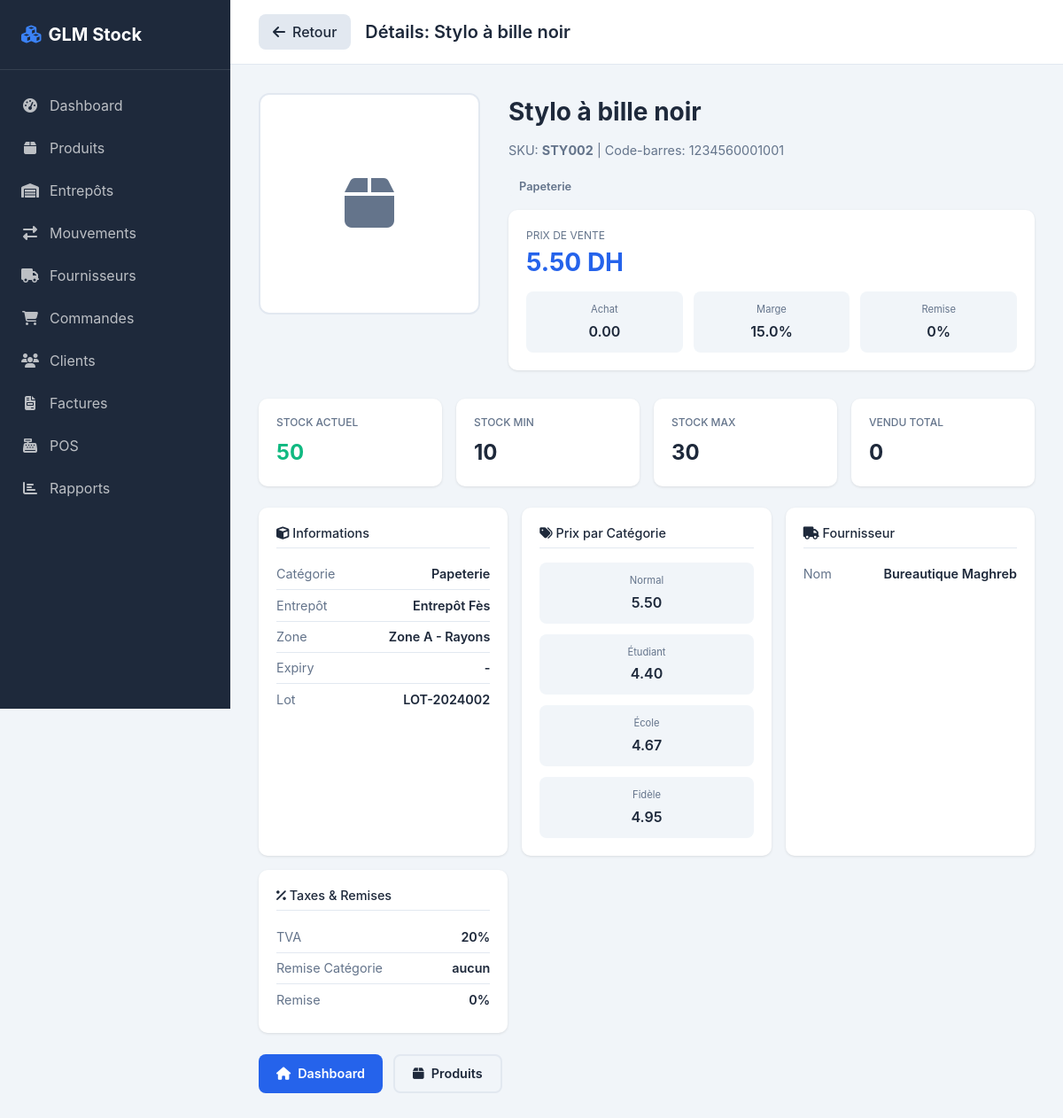
The app's page /product/94 with its own data.
### tables this page shows
CREATE TABLE products (
            id INTEGER PRIMARY KEY AUTOINCREMENT,
            name TEXT NOT NULL,
            name_ar TEXT,
            description TEXT,
            sku TEXT UNIQUE,
            barcode TEXT,
            image_url TEXT,
            quantity INTEGER DEFAULT 0,
            min_quantity INTEGER DEFAULT 5,
            max_quantity INTEGER DEFAULT 100,
            price REAL DEFAULT 0,
            purchase_price_avg REAL DEFAULT 0,
            total_purchase_qty INTEGER DEFAULT 0,
            margin_percent REAL DEFAULT 15,
            discount_category TEXT DEFAULT 'aucun',
            discount_rate REAL DEFAULT 0,
            tax_category TEXT DEFAULT '20',
            lot_number TEXT,
            serial_number TEXT,
            expiry_date DATE,
            supplier_id INTEGER,
            category TEXT DEFAULT 'Général',
            warehouse_id INTEGER DEFAULT 1,
            location_id INTEGER DEFAULT 1,
            created_at TIMESTAMP DEFAULT CURRENT_TIMESTAMP
        , total_sold_qty INTEGER DEFAULT 0, price_base REAL DEFAULT 0, price_student REAL DEFAULT 0, price_school REAL DEFAULT 0, price_loyal REAL DEFAULT 0, is_deleted INTEGER DEFAULT 0, deleted_at TIMESTAMP, is_liquidation INTEGER DEFAULT 0);

CREATE TABLE warehouses (
            id INTEGER PRIMARY KEY AUTOINCREMENT,
            name TEXT NOT NULL,
            address TEXT,
            manager TEXT,
            is_default INTEGER DEFAULT 0,
            created_at TIMESTAMP DEFAULT CURRENT_TIMESTAMP
        , ice TEXT, patente TEXT, rc TEXT, taxe_number TEXT, phone TEXT);

CREATE TABLE locations (
            id INTEGER PRIMARY KEY AUTOINCREMENT,
            warehouse_id INTEGER NOT NULL,
            name TEXT NOT NULL,
            type TEXT DEFAULT 'rack',
            capacity INTEGER,
            created_at TIMESTAMP DEFAULT CURRENT_TIMESTAMP,
            FOREIGN KEY (warehouse_id) REFERENCES warehouses(id)
        );

CREATE TABLE suppliers (
            id INTEGER PRIMARY KEY AUTOINCREMENT,
            name TEXT NOT NULL,
            email TEXT,
            phone TEXT,
            address TEXT,
            contact_person TEXT,
            created_at TIMESTAMP DEFAULT CURRENT_TIMESTAMP
        );

### app.py (the view)
@app.route('/product/<int:product_id>')
def product_detail_page(product_id):
    conn = get_db()
    product = conn.execute('''
        SELECT p.*, s.name as supplier_name, w.name as warehouse_name, l.name as location_name
        FROM products p
        LEFT JOIN suppliers s ON p.supplier_id = s.id
        LEFT JOIN warehouses w ON p.warehouse_id = w.id
        LEFT JOIN locations l ON p.location_id = l.id
        WHERE p.id = ?
    ''', (product_id,)).fetchone()
    conn.close()
    if not product:
        return '<h1>Produit non trouvé</h1>', 404
    return render_template('product_detail.html', product=dict(product))

### app.py (called while the page is built)
def get_db():
    conn = sqlite3.connect(DB_NAME, check_same_thread=False, timeout=30)
    conn.row_factory = sqlite3.Row
    conn.execute('PRAGMA journal_mode=WAL')
    conn.execute('PRAGMA busy_timeout=30000')
    return conn

### templates/product_detail.html (shortened to what this page needs)
{% extends "layout.html" %}
{% block header_title %}Détails: {{ product.name }}{% endblock %}
{% block content %}
<div class="product-header">
    <div class="product-image">
        {% if product.image_url %}
        <img src="{{ product.image_url }}" alt="{{ product.name }}">
        {% else %}
        <div class="product-image-placeholder"><i class="fas fa-box"></i></div>
        {% endif %}
    </div>
    <div class="product-info">
        <div class="product-name">{{ product.name }}</div>
        <div class="product-sku">SKU: <strong>{{ product.sku }}</strong> | Code-barres: {{ product.barcode or '-' }}</div>
        <span class="badge badge-autre">{{ product.category }}</span>
        <div class="price-card" style="margin-top:1rem;">
            <div class="price-label">Prix de vente</div>
            <div class="price-main">{{ "%.2f"|format(product.price) }} DH</div>
            <div class="price-row">
                <div class="price-item">
                    <label>Achat</label>
                    <div class="value">{{ "%.2f"|format(product.purchase_price_avg or 0) }}</div>
                </div>
                <div class="price-item">
                    <label>Marge</label>
                    <div class="value">{{ product.margin_percent or 15 }}%</div>
                </div>
                <div class="price-item">
                    <label>Remise</label>
                    <div class="value">{{ product.discount_rate or 0 }}%</div>
                </div>
            </div>
        </div>
    </div>
</div>
<div class="stock-grid">
    <div class="stock-card">
        <h4>Stock Actuel</h4>
        <div class="value {% if product.quantity <= 0 %}danger{% elif product.quantity <= product.min_quantity %}warning{% else %}success{% endif %}">
            {{ product.quantity }}
        </div>
    </div>
    <div class="stock-card">
        <h4>Stock Min</h4>
        <div class="value">{{ product.min_quantity }}</div>
    </div>
    <div class="stock-card">
        <h4>Stock Max</h4>
        <div class="value">{{ product.max_quantity }}</div>
    </div>
    <div class="stock-card">
        <h4>Vendu Total</h4>
        <div class="value">{{ product.total_sold_qty or 0 }}</div>
    </div>
</div>
<div class="detail-grid">
    <div class="detail-card">
        <h4><i class="fas fa-cube"></i> Informations</h4>
        <div class="detail-row"><span class="detail-label">Catégorie</span><span class="detail-value">{{ product.category }}</span></div>
        <div class="detail-row"><span class="detail-label">Entrepôt</span><span class="detail-value">{{ product.warehouse_name or '-' }}</span></div>
        <div class="detail-row"><span class="detail-label">Zone</span><span class="detail-value">{{ product.location_name or '-' }}</span></div>
        <div class="detail-row"><span class="detail-label">Expiry</span><span class="detail-value">{{ product.expiry_date or '-' }}</span></div>
        <div class="detail-row"><span class="detail-label">Lot</span><span class="detail-value">{{ product.lot_number or '-' }}</span></div>
    </div>
    <div class="detail-card">
        <h4><i class="fas fa-tags"></i> Prix par Catégorie</h4>
        <div class="price-categories">
            <div class="price-item">
                <label>Normal</label>
                <div class="value">{{ "%.2f"|format(product.price_base or product.price) }}</div>
            </div>
            <div class="price-item">
                <label>Étudiant</label>
                <div class="value">{{ "%.2f"|format(product.price_student or product.price) }}</div>
            </div>
            <div class="price-item">
                <label>École</label>
                <div class="value">{{ "%.2f"|format(product.price_school or product.price) }}</div>
            </div>
            <div class="price-item">
                <label>Fidèle</label>
                <div class="value">{{ "%.2f"|format(product.price_loyal or product.price) }}</div>
            </div>
        </div>
    </div>
    <div class="detail-card">
        <h4><i class="fas fa-truck"></i> Fournisseur</h4>
        <div class="detail-row"><span class="detail-label">Nom</span><span class="detail-value">{{ product.supplier_name or '-' }}</span></div>
    </div>
    <div class="detail-card">
        <h4><i class="fas fa-percentage"></i> Taxes & Remises</h4>
        <div class="detail-row"><span class="detail-label">TVA</span><span class="detail-value">{{ product.tax_category }}%</span></div>
        <div class="detail-row"><span class="detail-label">Remise Catégorie</span><span class="detail-value">{{ product.discount_category or 'Aucune' }}</span></div>
        <div class="detail-row"><span class="detail-label">Remise</span><span class="detail-value">{{ product.discount_rate or 0 }}%</span></div>
    </div>
</div>
<div class="actions">
    <a href="/" class="btn btn-primary"><i class="fas fa-home"></i> Dashboard</a>
    <a href="/?tab=products" class="btn btn-outline"><i class="fas fa-box"></i> Produits</a>
</div>
{% endblock %}

### records on screen
products: name "Stylo à bille noir", sku "STY002", barcode "1234560001001", category "Papeterie", price "5.50", purchase_price_avg "0.00", margin_percent "15.0", discount_rate "0", quantity "50", min_quantity "10", max_quantity "30", total_sold_qty "0", lot_number "LOT-2024002", price_base "5.50", price_student "4.40", price_school "4.67", price_loyal "4.95", tax_category "20", discount_category "aucun"
warehouses: name "Entrepôt Fès"
locations: name "Zone A - Rayons"
suppliers: name "Bureautique Maghreb"

### other values on screen
{{ product.expiry_date or '-' }} "-"
